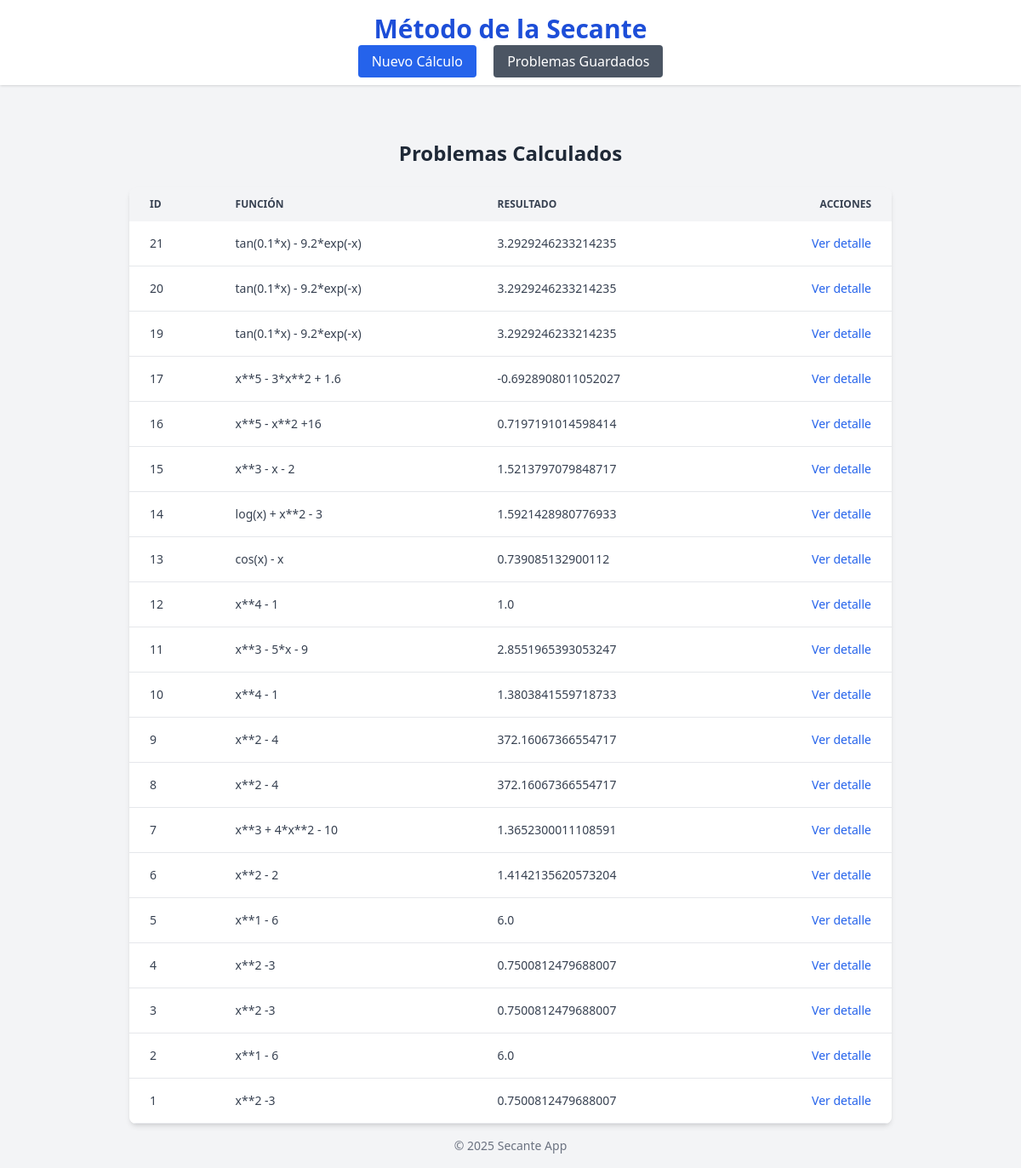
The app's page /problemas/ with its own data.
### secante_app/models.py (models this page shows, shortened)
class SecanteProblema(models.Model):
    funcion = models.TextField()
    x0 = models.FloatField()
    x1 = models.FloatField()
    tolerancia = models.FloatField()
    max_iteraciones = models.IntegerField()
    resultado = models.FloatField(null=True, blank=True)
    iteraciones = models.IntegerField(null=True, blank=True)
    creado_en = models.DateTimeField(auto_now_add=True)

### secante_app/views.py (the view)
# urls.py: path('problemas/', problema_list, name='problema_list'),
def problema_list(request):
    problemas = SecanteProblema.objects.all().order_by('-id')
    return render(request, 'secante_app/list.html', {'problemas': problemas})

### secante_app/templates/secante_app/list.html (shortened to what this page needs)
{% extends 'secante_app/base.html' %}
{% block content %}
<div class="max-w-4xl mx-auto mt-10">
    <h2 class="text-2xl font-bold mb-6 text-center">Problemas Calculados</h2>
    {% if problemas %}
        <div class="relative overflow-x-auto shadow-md sm:rounded-lg">
            <table class="w-full text-sm text-left text-gray-700 dark:text-gray-300">
                <thead class="text-xs text-gray-700 uppercase bg-gray-100 dark:bg-gray-700 dark:text-gray-300">
                    <tr>
                        <th scope="col" class="px-6 py-3">ID</th>
                        <th scope="col" class="px-6 py-3">Función</th>
                        <th scope="col" class="px-6 py-3">Resultado</th>
                        <th scope="col" class="px-6 py-3 text-right">Acciones</th>
                    </tr>
                </thead>
                <tbody>
                    {% for item in problemas %}
                    <tr class="bg-white border-b dark:bg-gray-800 dark:border-gray-700 hover:bg-gray-50 dark:hover:bg-gray-600">
                        <td class="px-6 py-4 font-medium">{{ item.id }}</td>
                        <td class="px-6 py-4">{{ item.funcion }}</td>
                        <td class="px-6 py-4">{{ item.resultado }}</td>
                        <td class="px-6 py-4 text-right">
                            <a href="{% url 'problema_detail' item.id %}" class="text-blue-600 hover:underline dark:text-blue-400">Ver detalle</a>
                        </td>
                    </tr>
                    {% endfor %}
                </tbody>
            </table>
        </div>
    {% else %}
        <p class="text-center text-gray-500">No hay problemas calculados aún.</p>
    {% endif %}
</div>
{% endblock %}

### secante_app/templates/secante_app/base.html (shortened to what this page needs)
<!DOCTYPE html>
<html lang="es">
<head>
    <script src="https://cdn.tailwindcss.com"></script>
</head>
<body class="bg-gray-100 text-gray-800 min-h-screen flex flex-col">
    <header class="bg-white shadow p-4 mb-6">
        <h1 class="text-3xl font-bold text-center text-blue-700 mb-2">Método de la Secante</h1>
        <nav class="text-center space-x-4">
            <a href="{% url 'formulario_secante' %}" class="bg-blue-600 text-white px-4 py-2 rounded hover:bg-blue-700 transition">Nuevo Cálculo</a>
            <a href="{% url 'problema_list' %}" class="bg-gray-600 text-white px-4 py-2 rounded hover:bg-gray-700 transition">Problemas Guardados</a>
        </nav>
    </header>
    <main class="flex-1 px-4">
        {% block content %}
        {% endblock %}
    </main>
    <footer class="text-center text-sm text-gray-500 py-4">
        © 2025 Secante App
    </footer>
</body>
</html>

### records on screen
SecanteProblema: id "21", funcion "tan(0.1*x) - 9.2*exp(-x)", resultado "3.2929246233214235"
SecanteProblema: id "20", funcion "tan(0.1*x) - 9.2*exp(-x)", resultado "3.2929246233214235"
SecanteProblema: id "19", funcion "tan(0.1*x) - 9.2*exp(-x)", resultado "3.2929246233214235"
SecanteProblema: id "17", funcion "x**5 - 3*x**2 + 1.6", resultado "-0.6928908011052027"
SecanteProblema: id "16", funcion "x**5 - x**2 +16", resultado "0.7197191014598414"
SecanteProblema: id "15", funcion "x**3 - x - 2", resultado "1.5213797079848717"
SecanteProblema: id "14", funcion "log(x) + x**2 - 3", resultado "1.5921428980776933"
SecanteProblema: id "13", funcion "cos(x) - x", resultado "0.739085132900112"
SecanteProblema: id "12", funcion "x**4 - 1", resultado "1.0"
SecanteProblema: id "11", funcion "x**3 - 5*x - 9", resultado "2.8551965393053247"
SecanteProblema: id "10", funcion "x**4 - 1", resultado "1.3803841559718733"
SecanteProblema: id "9", funcion "x**2 - 4", resultado "372.16067366554717"
SecanteProblema: id "8", funcion "x**2 - 4", resultado "372.16067366554717"
SecanteProblema: id "7", funcion "x**3 + 4*x**2 - 10", resultado "1.3652300011108591"
SecanteProblema: id "6", funcion "x**2 - 2", resultado "1.4142135620573204"
SecanteProblema: id "5", funcion "x**1 - 6", resultado "6.0"
SecanteProblema: id "4", funcion "x**2 -3", resultado "0.7500812479688007"
SecanteProblema: id "3", funcion "x**2 -3", resultado "0.7500812479688007"
SecanteProblema: id "2", funcion "x**1 - 6", resultado "6.0"
SecanteProblema: id "1", funcion "x**2 -3", resultado "0.7500812479688007"
